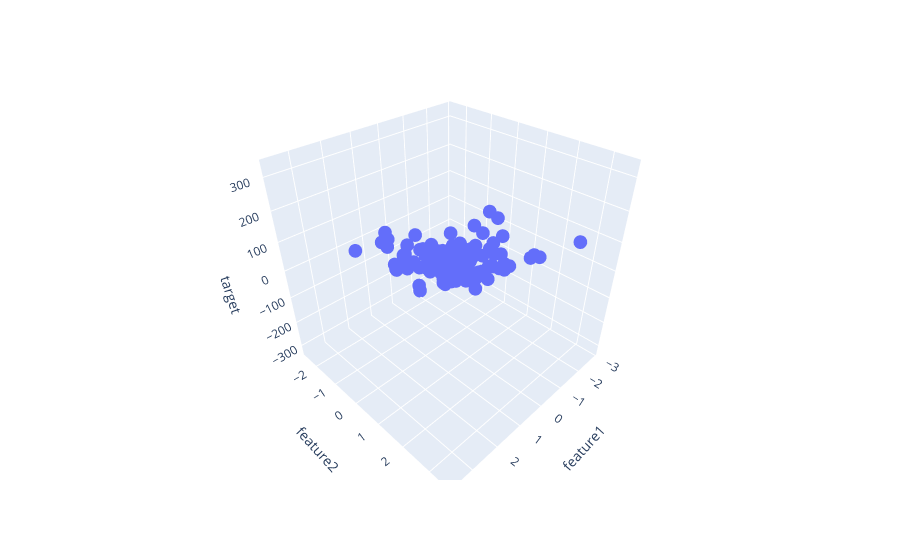

Here is the notebook cell this chart was saved with:
### Code cell
fig = px.scatter_3d(data, x='feature1', y='feature2', z='target')
fig.show()
